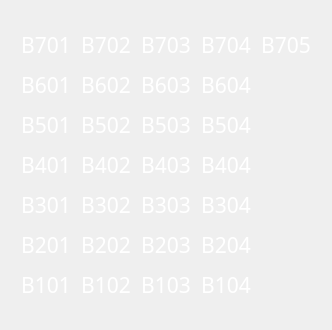
            <widget class="QWidget" name="bay_b_page">
             <layout class="QVBoxLayout" name="verticalLayout_20">
              <item>
               <widget class="QFrame" name="frame_12">
                <property name="frameShape">
                 <enum>QFrame::NoFrame</enum>
                </property>
                <property name="frameShadow">
                 <enum>QFrame::Raised</enum>
                </property>
                <layout class="QHBoxLayout" name="horizontalLayout_5">
                 <property name="spacing">
                  <number>10</number>
                 </property>
                 <property name="leftMargin">
                  <number>10</number>
                 </property>
                 <property name="topMargin">
                  <number>10</number>
                 </property>
                 <property name="rightMargin">
                  <number>10</number>
                 </property>
                 <property name="bottomMargin">
                  <number>10</number>
                 </property>
                 <item>
                  <widget class="QFrame" name="frame_13">
                   <property name="frameShape">
                    <enum>QFrame::NoFrame</enum>
                   </property>
                   <property name="frameShadow">
                    <enum>QFrame::Raised</enum>
                   </property>
                   <layout class="QVBoxLayout" name="verticalLayout_15">
                    <property name="spacing">
                     <number>10</number>
                    </property>
                    <property name="leftMargin">
                     <number>0</number>
                    </property>
                    <property name="rightMargin">
                     <number>0</number>
                    </property>
                    <item>
                     <widget class="QLabel" name="b701">
                      <property name="font">
                       <font>
                        <family>Mitr SemiBold</family>
                        <pointsize>16</pointsize>
                       </font>
                      </property>
                      <property name="styleSheet">
                       <string notr="true">color: rgb(255, 255, 255);</string>
                      </property>
                      <property name="text">
                       <string>B701</string>
                      </property>
                      <property name="alignment">
                       <set>Qt::AlignCenter</set>
                      </property>
                     </widget>
                    </item>
                    <item>
                     <widget class="QLabel" name="b601">
                      <property name="font">
                       <font>
                        <family>Mitr SemiBold</family>
                        <pointsize>16</pointsize>
                       </font>
                      </property>
                      <property name="styleSheet">
                       <string notr="true">color: rgb(255, 255, 255);</string>
                      </property>
                      <property name="text">
                       <string>B601</string>
                      </property>
                      <property name="alignment">
                       <set>Qt::AlignCenter</set>
                      </property>
                     </widget>
                    </item>
                    <item>
                     <widget class="QLabel" name="b501">
                      <property name="font">
                       <font>
                        <family>Mitr SemiBold</family>
                        <pointsize>16</pointsize>
                       </font>
                      </property>
                      <property name="styleSheet">
                       <string notr="true">color: rgb(255, 255, 255);</string>
                      </property>
                      <property name="text">
                       <string>B501</string>
                      </property>
                      <property name="alignment">
                       <set>Qt::AlignCenter</set>
                      </property>
                     </widget>
                    </item>
                    <item>
                     <widget class="QLabel" name="b401">
                      <property name="font">
                       <font>
                        <family>Mitr SemiBold</family>
                        <pointsize>16</pointsize>
                       </font>
                      </property>
                      <property name="styleSheet">
                       <string notr="true">color: rgb(255, 255, 255);</string>
                      </property>
                      <property name="text">
                       <string>B401</string>
                      </property>
                      <property name="alignment">
                       <set>Qt::AlignCenter</set>
                      </property>
                     </widget>
                    </item>
                    <item>
                     <widget class="QLabel" name="b301">
                      <property name="font">
                       <font>
                        <family>Mitr SemiBold</family>
                        <pointsize>16</pointsize>
                       </font>
                      </property>
                      <property name="styleSheet">
                       <string notr="true">color: rgb(255, 255, 255);</string>
                      </property>
                      <property name="text">
                       <string>B301</string>
                      </property>
                      <property name="alignment">
                       <set>Qt::AlignCenter</set>
                      </property>
                     </widget>
                    </item>
                    <item>
                     <widget class="QLabel" name="b201">
                      <property name="font">
                       <font>
                        <family>Mitr SemiBold</family>
                        <pointsize>16</pointsize>
                       </font>
                      </property>
                      <property name="styleSheet">
                       <string notr="true">color: rgb(255, 255, 255);</string>
                      </property>
                      <property name="text">
                       <string>B201</string>
                      </property>
                      <property name="alignment">
                       <set>Qt::AlignCenter</set>
                      </property>
                     </widget>
                    </item>
                    <item>
                     <widget class="QLabel" name="b101">
                      <property name="font">
                       <font>
                        <family>Mitr SemiBold</family>
                        <pointsize>16</pointsize>
                       </font>
                      </property>
                      <property name="styleSheet">
                       <string notr="true">color: rgb(255, 255, 255);</string>
                      </property>
                      <property name="text">
                       <string>B101</string>
                      </property>
                      <property name="alignment">
                       <set>Qt::AlignCenter</set>
                      </property>
                     </widget>
                    </item>
                   </layout>
                  </widget>
                 </item>
                 <item>
                  <widget class="QFrame" name="frame_14check_broken">
                   <property name="frameShape">
                    <enum>QFrame::NoFrame</enum>
                   </property>
                   <property name="frameShadow">
                    <enum>QFrame::Raised</enum>
                   </property>
                   <layout class="QVBoxLayout" name="verticalLayout_16">
                    <property name="spacing">
                     <number>10</number>
                    </property>
                    <property name="leftMargin">
                     <number>0</number>
                    </property>
                    <property name="rightMargin">
                     <number>0</number>
                    </property>
                    <item>
                     <widget class="QLabel" name="b702">
                      <property name="font">
                       <font>
                        <family>Mitr SemiBold</family>
                        <pointsize>16</pointsize>
                       </font>
                      </property>
                      <property name="styleSheet">
                       <string notr="true">color: rgb(255, 255, 255);</string>
                      </property>
                      <property name="text">
                       <string>B702</string>
                      </property>
                      <property name="alignment">
                       <set>Qt::AlignCenter</set>
                      </property>
                     </widget>
                    </item>
                    <item>
                     <widget class="QLabel" name="b602">
                      <property name="font">
                       <font>
                        <family>Mitr SemiBold</family>
                        <pointsize>16</pointsize>
                       </font>
                      </property>
                      <property name="styleSheet">
                       <string notr="true">color: rgb(255, 255, 255);</string>
                      </property>
                      <property name="text">
                       <string>B602</string>
                      </property>
                      <property name="alignment">
                       <set>Qt::AlignCenter</set>
                      </property>
                     </widget>
                    </item>
                    <item>
                     <widget class="QLabel" name="b502">
                      <property name="font">
                       <font>
                        <family>Mitr SemiBold</family>
                        <pointsize>16</pointsize>
                       </font>
                      </property>
                      <property name="styleSheet">
                       <string notr="true">color: rgb(255, 255, 255);</string>
                      </property>
                      <property name="text">
                       <string>B502</string>
                      </property>
                      <property name="alignment">
                       <set>Qt::AlignCenter</set>
                      </property>
                     </widget>
                    </item>
                    <item>
                     <widget class="QLabel" name="b402">
                      <property name="font">
                       <font>
                        <family>Mitr SemiBold</family>
                        <pointsize>16</pointsize>
                       </font>
                      </property>
                      <property name="styleSheet">
                       <string notr="true">color: rgb(255, 255, 255);</string>
                      </property>
                      <property name="text">
                       <string>B402</string>
                      </property>
                      <property name="alignment">
                       <set>Qt::AlignCenter</set>
                      </property>
                     </widget>
                    </item>
                    <item>
                     <widget class="QLabel" name="b302">
                      <property name="font">
                       <font>
                        <family>Mitr SemiBold</family>
                        <pointsize>16</pointsize>
                       </font>
                      </property>
                      <property name="styleSheet">
                       <string notr="true">color: rgb(255, 255, 255);</string>
                      </property>
                      <property name="text">
                       <string>B302</string>
                      </property>
                      <property name="alignment">
                       <set>Qt::AlignCenter</set>
                      </property>
                     </widget>
                    </item>
                    <item>
                     <widget class="QLabel" name="b202">
                      <property name="font">
                       <font>
                        <family>Mitr SemiBold</family>
                        <pointsize>16</pointsize>
                       </font>
                      </property>
                      <property name="styleSheet">
                       <string notr="true">color: rgb(255, 255, 255);</string>
                      </property>
                      <property name="text">
                       <string>B202</string>
                      </property>
                      <property name="alignment">
                       <set>Qt::AlignCenter</set>
                      </property>
                     </widget>
                    </item>
                    <item>
                     <widget class="QLabel" name="b102">
                      <property name="font">
                       <font>
                        <family>Mitr SemiBold</family>
                        <pointsize>16</pointsize>
                       </font>
                      </property>
                      <property name="styleSheet">
                       <string notr="true">color: rgb(255, 255, 255);</string>
                      </property>
                      <property name="text">
                       <string>B102</string>
                      </property>
                      <property name="alignment">
                       <set>Qt::AlignCenter</set>
                      </property>
                     </widget>
                    </item>
                   </layout>
                  </widget>
                 </item>
                 <item>
                  <widget class="QFrame" name="frame_15">
                   <property name="frameShape">
                    <enum>QFrame::NoFrame</enum>
                   </property>
                   <property name="frameShadow">
                    <enum>QFrame::Raised</enum>
                   </property>
                   <layout class="QVBoxLayout" name="verticalLayout_17">
                    <property name="spacing">
                     <number>10</number>
                    </property>
                    <property name="leftMargin">
                     <number>0</number>
                    </property>
                    <property name="rightMargin">
                     <number>0</number>
                    </property>
                    <item>
                     <widget class="QLabel" name="b703">
                      <property name="font">
                       <font>
                        <family>Mitr SemiBold</family>
                        <pointsize>16</pointsize>
                       </font>
                      </property>
                      <property name="styleSheet">
                       <string notr="true">color: rgb(255, 255, 255);</string>
                      </property>
                      <property name="text">
                       <string>B703</string>
                      </property>
                      <property name="alignment">
                       <set>Qt::AlignCenter</set>
                      </property>
                     </widget>
                    </item>
                    <item>
                     <widget class="QLabel" name="b603">
                      <property name="font">
                       <font>
                        <family>Mitr SemiBold</family>
                        <pointsize>16</pointsize>
                       </font>
                      </property>
                      <property name="styleSheet">
                       <string notr="true">color: rgb(255, 255, 255);</string>
                      </property>
                      <property name="text">
                       <string>B603</string>
                      </property>
                      <property name="alignment">
                       <set>Qt::AlignCenter</set>
                      </property>
                     </widget>
                    </item>
                    <item>
                     <widget class="QLabel" name="b503">
                      <property name="font">
                       <font>
                        <family>Mitr SemiBold</family>
                        <pointsize>16</pointsize>
                       </font>
                      </property>
                      <property name="styleSheet">
                       <string notr="true">color: rgb(255, 255, 255);</string>
                      </property>
                      <property name="text">
                       <string>B503</string>
                      </property>
                      <property name="alignment">
                       <set>Qt::AlignCenter</set>
                      </property>
                     </widget>
                    </item>
                    <item>
                     <widget class="QLabel" name="b403">
                      <property name="font">
                       <font>
                        <family>Mitr SemiBold</family>
                        <pointsize>16</pointsize>
                       </font>
                      </property>
                      <property name="styleSheet">
                       <string notr="true">color: rgb(255, 255, 255);</string>
                      </property>
                      <property name="text">
                       <string>B403</string>
                      </property>
                      <property name="alignment">
                       <set>Qt::AlignCenter</set>
                      </property>
                     </widget>
                    </item>
                    <item>
                     <widget class="QLabel" name="b303">
                      <property name="font">
                       <font>
                        <family>Mitr SemiBold</family>
                        <pointsize>16</pointsize>
                       </font>
                      </property>
                      <property name="styleSheet">
                       <string notr="true">color: rgb(255, 255, 255);</string>
                      </property>
                      <property name="text">
                       <string>B303</string>
                      </property>
                      <property name="alignment">
                       <set>Qt::AlignCenter</set>
                      </property>
                     </widget>
                    </item>
                    <item>
                     <widget class="QLabel" name="b203">
                      <property name="font">
                       <font>
                        <family>Mitr SemiBold</family>
                        <pointsize>16</pointsize>
                       </font>
                      </property>
                      <property name="styleSheet">
                       <string notr="true">color: rgb(255, 255, 255);</string>
                      </property>
                      <property name="text">
                       <string>B203</string>
                      </property>
                      <property name="alignment">
                       <set>Qt::AlignCenter</set>
                      </property>
                     </widget>
                    </item>
                    <item>
                     <widget class="QLabel" name="b103">
                      <property name="font">
                       <font>
                        <family>Mitr SemiBold</family>
                        <pointsize>16</pointsize>
                       </font>
                      </property>
                      <property name="styleSheet">
                       <string notr="true">color: rgb(255, 255, 255);</string>
                      </property>
                      <property name="text">
                       <string>B103</string>
                      </property>
                      <property name="alignment">
                       <set>Qt::AlignCenter</set>
                      </property>
                     </widget>
                    </item>
                   </layout>
                  </widget>
                 </item>
                 <item>
                  <widget class="QFrame" name="frame_16">
                   <property name="frameShape">
                    <enum>QFrame::NoFrame</enum>
                   </property>
                   <property name="frameShadow">
                    <enum>QFrame::Raised</enum>
                   </property>
                   <layout class="QVBoxLayout" name="verticalLayout_18">
                    <property name="spacing">
                     <number>10</number>
                    </property>
                    <property name="leftMargin">
                     <number>0</number>
                    </property>
                    <property name="rightMargin">
                     <number>0</number>
                    </property>
                    <item>
                     <widget class="QLabel" name="b704">
                      <property name="font">
                       <font>
                        <family>Mitr SemiBold</family>
                        <pointsize>16</pointsize>
                       </font>
                      </property>
                      <property name="styleSheet">
                       <string notr="true">color: rgb(255, 255, 255);</string>
                      </property>
                      <property name="text">
                       <string>B704</string>
                      </property>
                      <property name="alignment">
                       <set>Qt::AlignCenter</set>
                      </property>
                     </widget>
                    </item>
                    <item>
                     <widget class="QLabel" name="b604">
                      <property name="font">
                       <font>
                        <family>Mitr SemiBold</family>
                        <pointsize>16</pointsize>
                       </font>
                      </property>
                      <property name="styleSheet">
                       <string notr="true">color: rgb(255, 255, 255);</string>
                      </property>
                      <property name="text">
                       <string>B604</string>
                      </property>
                      <property name="alignment">
                       <set>Qt::AlignCenter</set>
                      </property>
                     </widget>
                    </item>
                    <item>
                     <widget class="QLabel" name="b504">
                      <property name="font">
                       <font>
                        <family>Mitr SemiBold</family>
                        <pointsize>16</pointsize>
                       </font>
                      </property>
                      <property name="styleSheet">
                       <string notr="true">color: rgb(255, 255, 255);</string>
                      </property>
                      <property name="text">
                       <string>B504</string>
                      </property>
                      <property name="alignment">
                       <set>Qt::AlignCenter</set>
                      </property>
                     </widget>
                    </item>
                    <item>
                     <widget class="QLabel" name="b404">
                      <property name="font">
                       <font>
                        <family>Mitr SemiBold</family>
                        <pointsize>16</pointsize>
                       </font>
                      </property>
                      <property name="styleSheet">
                       <string notr="true">color: rgb(255, 255, 255);</string>
                      </property>
                      <property name="text">
                       <string>B404</string>
                      </property>
                      <property name="alignment">
                       <set>Qt::AlignCenter</set>
                      </property>
                     </widget>
                    </item>
                    <item>
                     <widget class="QLabel" name="b304">
                      <property name="font">
                       <font>
                        <family>Mitr SemiBold</family>
                        <pointsize>16</pointsize>
                       </font>
                      </property>
                      <property name="styleSheet">
                       <string notr="true">color: rgb(255, 255, 255);</string>
                      </property>
                      <property name="text">
                       <string>B304</string>
                      </property>
                      <property name="alignment">
                       <set>Qt::AlignCenter</set>
                      </property>
                     </widget>
                    </item>
                    <item>
                     <widget class="QLabel" name="b204">
                      <property name="font">
                       <font>
                        <family>Mitr SemiBold</family>
                        <pointsize>16</pointsize>
                       </font>
                      </property>
                      <property name="styleSheet">
                       <string notr="true">color: rgb(255, 255, 255);</string>
                      </property>
                      <property name="text">
                       <string>B204</string>
                      </property>
                      <property name="alignment">
                       <set>Qt::AlignCenter</set>
                      </property>
                     </widget>
                    </item>
                    <item>
                     <widget class="QLabel" name="b104">
                      <property name="font">
                       <font>
                        <family>Mitr SemiBold</family>
                        <pointsize>16</pointsize>
                       </font>
                      </property>
                      <property name="styleSheet">
                       <string notr="true">color: rgb(255, 255, 255);</string>
                      </property>
                      <property name="text">
                       <string>B104</string>
                      </property>
                      <property name="alignment">
                       <set>Qt::AlignCenter</set>
                      </property>
                     </widget>
                    </item>
                   </layout>
                  </widget>
                 </item>
                 <item>
                  <widget class="QFrame" name="frame_17">
                   <property name="frameShape">
                    <enum>QFrame::NoFrame</enum>
                   </property>
                   <property name="frameShadow">
                    <enum>QFrame::Raised</enum>
                   </property>
                   <layout class="QVBoxLayout" name="verticalLayout_19">
                    <property name="spacing">
                     <number>10</number>
                    </property>
                    <property name="leftMargin">
                     <number>0</number>
                    </property>
                    <property name="rightMargin">
                     <number>0</number>
                    </property>
                    <item>
                     <widget class="QLabel" name="b705">
                      <property name="font">
                       <font>
                        <family>Mitr SemiBold</family>
                        <pointsize>16</pointsize>
                       </font>
                      </property>
                      <property name="styleSheet">
                       <string notr="true">color: rgb(255, 255, 255);</string>
                      </property>
                      <property name="text">
                       <string>B705</string>
                      </property>
                      <property name="alignment">
                       <set>Qt::AlignCenter</set>
                      </property>
                     </widget>
                    </item>
                    <item>
                     <widget class="QLabel" name="label_62">
                      <property name="text">
                       <string/>
                      </property>
                     </widget>
                    </item>
                    <item>
                     <widget class="QLabel" name="label_69">
                      <property name="text">
                       <string/>
                      </property>
                     </widget>
                    </item>
                    <item>
                     <widget class="QLabel" name="label_70">
                      <property name="text">
                       <string/>
                      </property>
                     </widget>
                    </item>
                    <item>
                     <widget class="QLabel" name="label_71">
                      <property name="text">
                       <string/>
                      </property>
                     </widget>
                    </item>
                    <item>
                     <widget class="QLabel" name="label_72">
                      <property name="text">
                       <string/>
                      </property>
                     </widget>
                    </item>
                    <item>
                     <widget class="QLabel" name="label_73">
                      <property name="text">
                       <string/>
                      </property>
                     </widget>
                    </item>
                   </layout>
                  </widget>
                 </item>
                </layout>
               </widget>
              </item>
             </layout>
            </widget>
